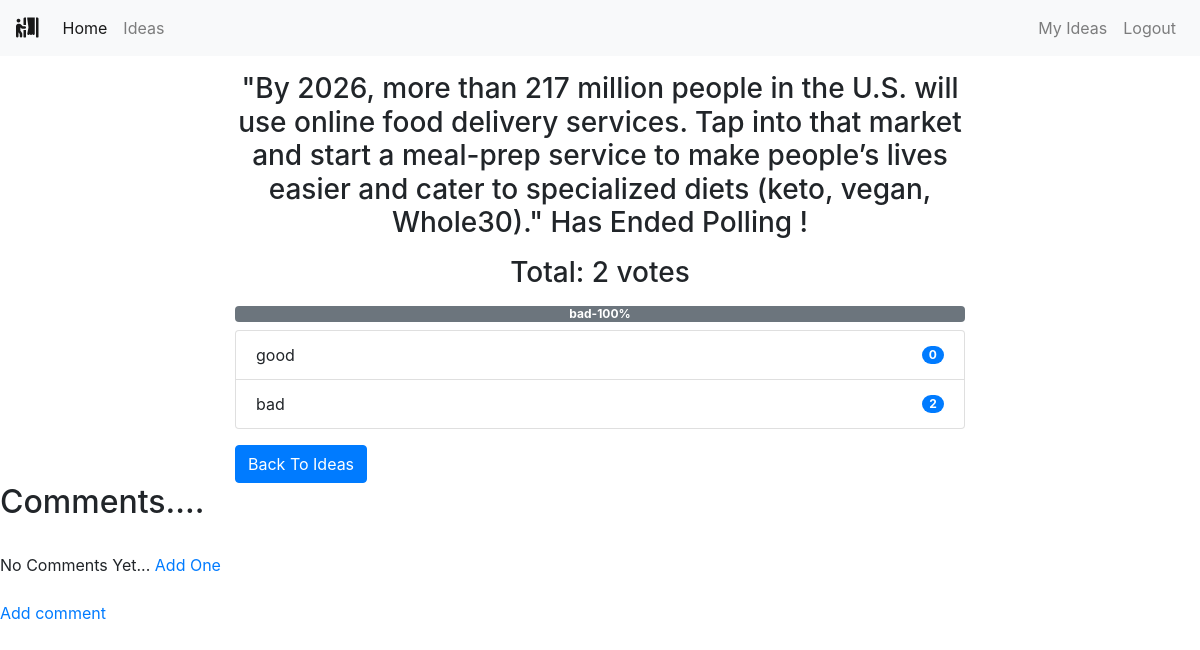
/polls/end/3/ (signed in), run on the app's committed database.
### polls/models.py (models this page shows, shortened)
class Poll(models.Model):
    owner = models.ForeignKey(User, on_delete=models.CASCADE)
    text = models.TextField()
    pub_date = models.DateTimeField(default=timezone.now)
    active = models.BooleanField(default=True)
    @property
    def get_vote_count(self):
        return self.vote_set.count()
    def get_result_dict(self):
        res = []
        for choice in self.choice_set.all():
            d = {}
            alert_class = ['primary', 'secondary', 'success',
                           'danger', 'dark', 'warning', 'info']
            d['alert_class'] = secrets.choice(alert_class)
            d['text'] = choice.choice_text
            d['num_votes'] = choice.get_vote_count
            if not self.get_vote_count:
                d['percentage'] = 0
            else:
                d['percentage'] = (choice.get_vote_count /
                                   self.get_vote_count)*100
            res.append(d)
        return res

class Choice(models.Model):
    poll = models.ForeignKey(Poll, on_delete=models.CASCADE)
    choice_text = models.CharField(max_length=255)
    @property
    def get_vote_count(self):
        return self.vote_set.count()

### polls/views.py (the view)
# urls.py: path('end/<int:poll_id>/', views.endpoll, name='end_poll'),
@login_required
def endpoll(request, poll_id):
    poll = get_object_or_404(Poll, pk=poll_id)
    if request.user != poll.owner:
        return redirect('home')
    if poll.active is True:
        poll.active = False
        poll.save()
        return render(request, 'polls/poll_result.html', {'poll': poll})
    else:
        return render(request, 'polls/poll_result.html', {'poll': poll})

### polls/templates/polls/poll_result.html (shortened to what this page needs)
{% extends 'base.html' %}
{% block content %}
<div class="container">
    {% if messages %}
    <div class="messages">
        {% for message in messages %}
        <div {% if message.tags %} class="{{ message.tags }}" {% endif %}>{{ message }}
            <button type="button" class="close" data-dismiss="alert" aria-label="Close">
                <span aria-hidden="true">&times;</span>
            </button>
        </div>
        {% endfor %}
    </div>
    {% else %}
    <div class="row">
        <div class="col-md-8 offset-sm-2">
            {% if poll.active %}
            <h3 class="mt-3 mb-3 text-center">Result for: {{ poll.text }}</h3>
            {% else %}
            <h3 class="mt-3 mb-3 text-center">"{{ poll.text }}" Has Ended Polling !</h3>
            {% endif %}
            <h3 class="mb-2 text-center">Total: {{ poll.get_vote_count }} votes</h3>
            <div class="progress mt-3 mb-2">
                {% for choice in poll.get_result_dict %}
                <div class="progress-bar bg-{{ choice.alert_class }}" role="progressbar" style="width: {{ choice.percentage }}%;"
                    aria-valuenow="30" aria-valuemin="0" aria-valuemax="100"><b>
                        {{choice.text|truncatewords:2}}-{{choice.percentage|floatformat}}%</b>
                </div>
                {% endfor %}
            </div>
            <ul class="list-group">
                {% for choice in poll.choice_set.all %}
                <li class="list-group-item d-flex justify-content-between align-items-center">
                    {{ choice.choice_text }}
                    <span class="badge badge-primary badge-pill">{{ choice.get_vote_count }}</span>
                </li>
                {% endfor %}
            </ul>
            {% endif %}
            <a class="btn btn-primary mt-3" href="{% url 'polls:list' %}" role="button">Back To Ideas</a>
        </div>
    </div>
</div>
<h2>Comments....</h2>
            <br/>
            {% if not post.comments.all %}
                No Comments Yet...<a href="#">
                Add One</a>
            {% endif %}
            <br/><br/>
            <a href="{% url 'polls:lists' %}">Add comment</a>
             <br/><br/>
{% endblock content %}

### data on the page
Poll: text "By 2026, more than 217 million people in the U.S. will use online food delivery services. Tap into that market and start a meal-prep service to make people’s lives easier and cater to specialized diets (keto, vegan, Whole30).", get_vote_count "2"
Choice: text "bad", choice_text "bad", get_vote_count "2"
Choice: choice_text "good", get_vote_count "0"

### other printed values
{{ choice.percentage|floatformat }} "100"
